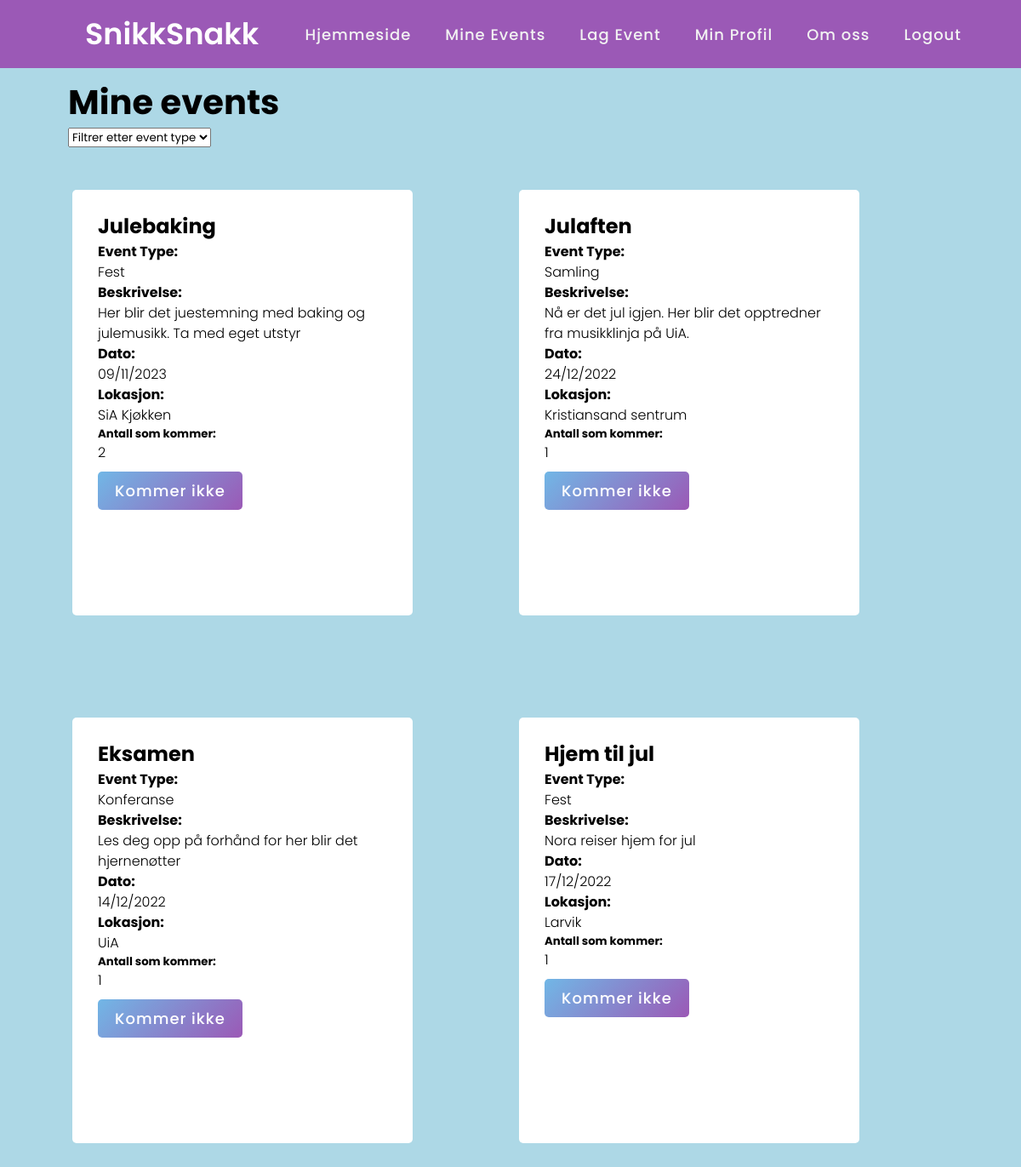
Screenshot of /public/Client/HTML/mineEvents.php (signed in) with the database file from the repository.
### tables this page shows
CREATE TABLE `event` (
  `eventID` int(13) NOT NULL,
  `eventNavn` varchar(128) NOT NULL,
  `dato` date NOT NULL,
  `beskrivelse` varchar(200) NOT NULL,
  `lokasjon` varchar(50) NOT NULL,
  `eventType` varchar(50) DEFAULT NULL
);

### public/PHP/inc/event.php (the view, shortened to what this page needs)
<body>
<?php
$result = $conn->query($sql);
include '../../PHP/eventKommer.php';
if ($result->num_rows > 0) {
  while($row = $result->fetch_assoc()) {
    if ($side == "hjemmeside") {
      echo '<form action="../../PHP/eventLike.php" method="POST">';
    } elseif ($side == "mineEvents") {
      echo '<form action="../../PHP/eventFjern.php" method="POST">';
    }
  ?>
<div class="container">
    <div class="content">
      <div class="title">
              <h2><?php echo $row["eventNavn"]?></h2>
      </div>
      <div class="row">
        <div class="details">
            <h4>Event Type: </h4>
             <?php echo ucfirst($row["eventType"])?><br>
           <h4>Beskrivelse: </h4>
             <?php echo $row["beskrivelse"]?><br>
           <h4>Dato: </h4>
             <?php echo date("d/m/Y", strtotime($row["dato"]))?>
            <h4>Lokasjon: </h4>
             <?php echo $row["lokasjon"]?>
            <h5>Antall som kommer: </h5>
              <?php
                    $eventID = $row['eventID'];
                    echo $antallKommer = kommer($eventID, $conn);
              ?>
        </div>
      </div>
        <div class="button">
          <?php if ($side == "hjemmeside") {
          echo '<input type="submit" value="Kommer">';
         } elseif ($side == "mineEvents") {
          echo '<input type="submit" value="Kommer ikke">';
         }
          ?>
      </div>
    </div>
</div>
</form>
<?php
}
}
?>
</body>
</html>

### public/PHP/eventKommer.php
<?php
function kommer($eventID, $conn) {
    $sqlKommer = "SELECT COUNT(eventID) as resultat FROM myevent WHERE eventID = '$eventID'";
    $resultKommer = mysqli_query($conn, $sqlKommer);
    $value = mysqli_fetch_assoc($resultKommer);
    echo implode($value);
}
?>

### public/Client/Design/css/main.css (style rules this page uses)
body { background-color: lightblue; box-sizing: border-box; padding-top: 10vh; font-family: "HelveticaNeue-Light", "Helvetica Neue Light", "Helvetica Neue", Helvetica, Arial, "Lucida Grande", sans-serif; font-weight: 300; position: relative; line-height: 1.5; max-width: 100%; height: 100%; margin: 10px; font-size: 100%; }
.container { float: left; margin-left: 25px; padding: 50; }
.content { width: 400px; height: 500px; background-color: #fff; padding: 25px 30px; border-radius: 5px; display: block; justify-content: center; margin-bottom: 20px; }
form .button { height: 45px; margin: 35px 0; width: 100%; margin-top: 10px; }
form .button input { height: 100%; width: 50%; border-radius: 5px; border: none; color: #fff; font-size: 18px; font-weight: 500; letter-spacing: 1px; cursor: pointer; transition: all 0.3s ease; background: linear-gradient(135deg, #71b7e6, #9b59b6); }
form select { margin-left: 70; }

### public/Client/Design/css/header.css (style rules this page uses)
* { margin: 0; padding: 0; box-sizing: border-box; font-family: 'Poppins', sans-serif; }
nav { display: flex; height: 80px; width: 100%; background: #9b59b6; align-items: center; justify-content: space-between; padding: 0 50px 0 100px; flex-wrap: wrap; position:fixed; top: 0; left: 0; }
nav .logo { color: #fff; font-size: 35px; font-weight: 600; }
nav ul { display: flex; flex-wrap: wrap; list-style: none; }
nav ul li { margin: 0 5px; }
nav ul li a { color: #f2f2f2; text-decoration: none; font-size: 18px; font-weight: 500; padding: 8px 15px; border-radius: 5px; letter-spacing: 1px; transition: all 0.3s ease; }

### rows the page displays
event: eventNavn "Julebaking", eventType "Fest", beskrivelse "Her blir det juestemning med baking og julemusikk. Ta med eget utstyr", dato "09/11/2023", lokasjon "SiA Kjøkken", value "2"
event: eventNavn "Julaften", eventType "Samling", beskrivelse "Nå er det jul igjen. Her blir det opptredner fra musikklinja på UiA.", dato "24/12/2022", lokasjon "Kristiansand sentrum", value "1"
event: eventNavn "Eksamen", eventType "Konferanse", beskrivelse "Les deg opp på forhånd for her blir det hjernenøtter", dato "14/12/2022", lokasjon "UiA", value "1"
event: eventNavn "Hjem til jul", eventType "Fest", beskrivelse "Nora reiser hjem for jul", dato "17/12/2022", lokasjon "Larvik", value "1"
